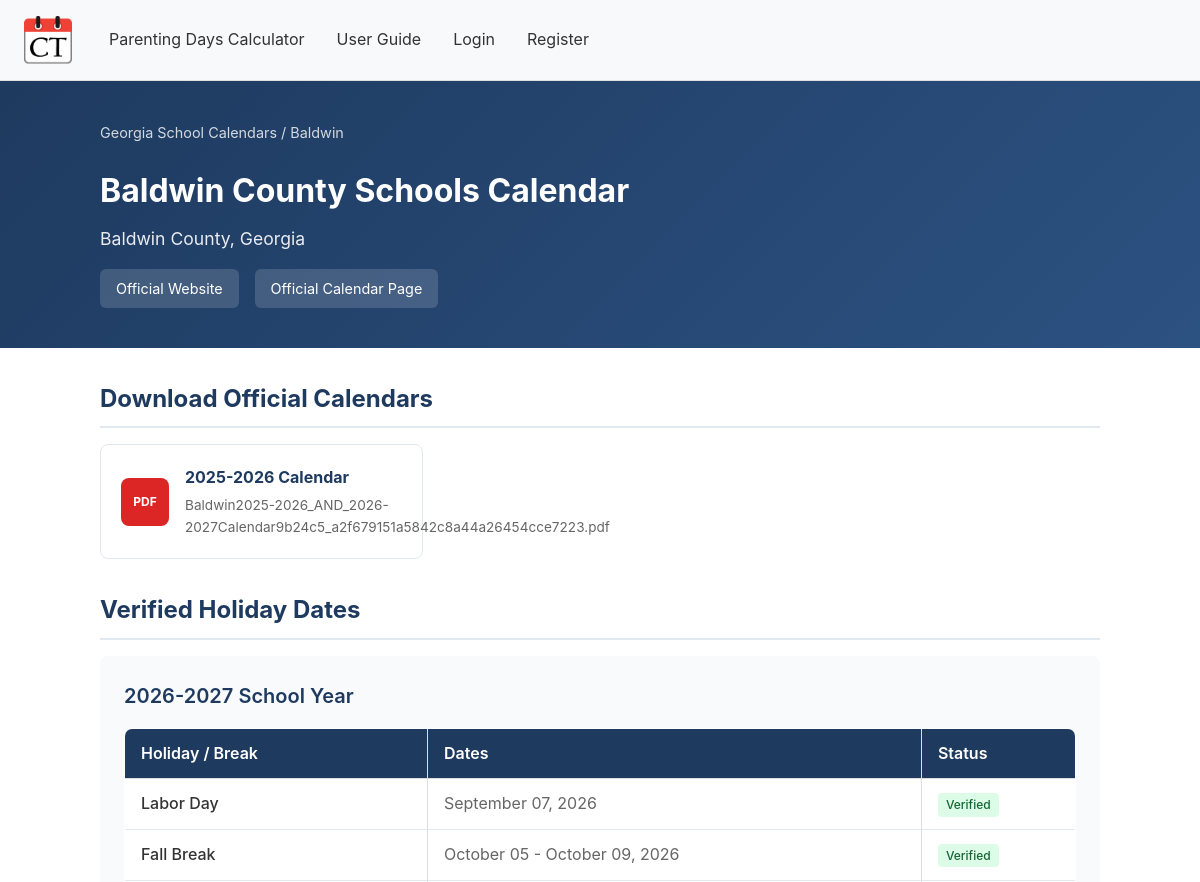
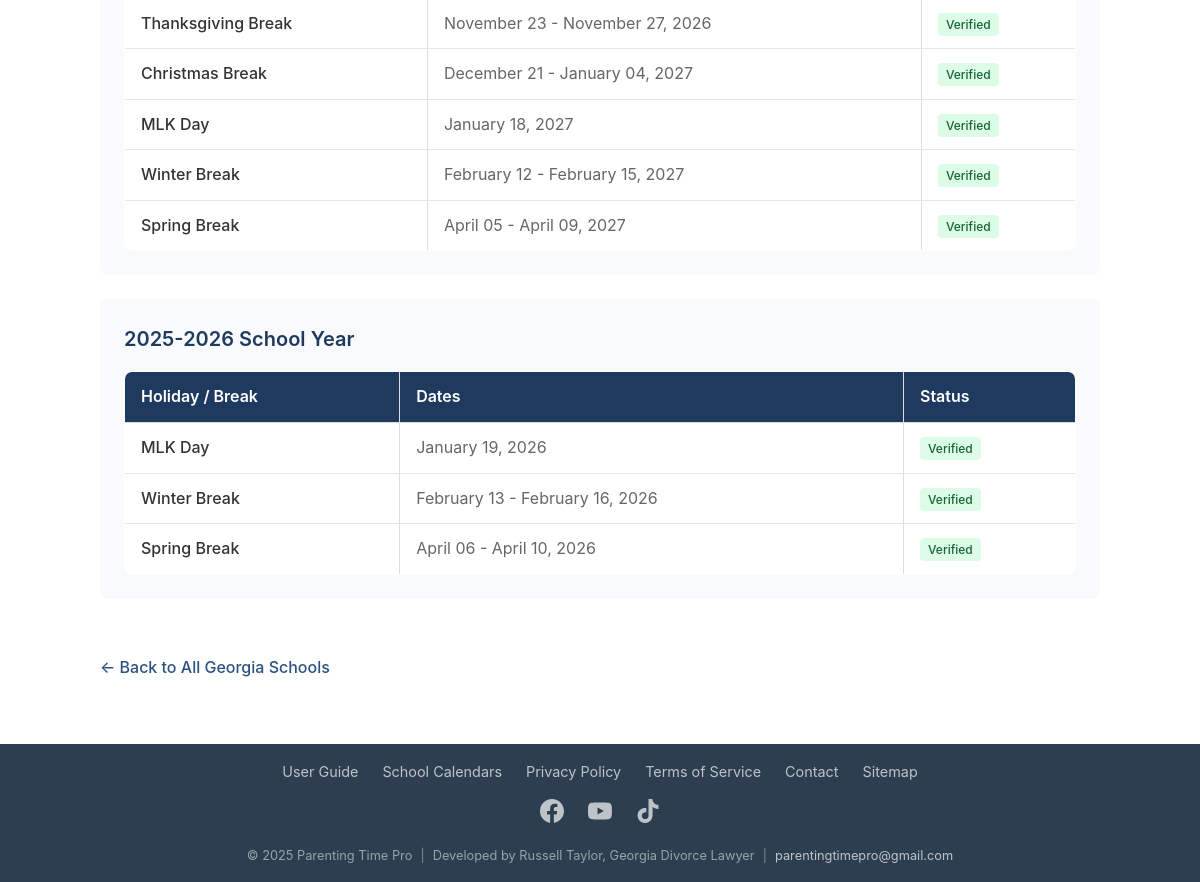
/georgia-school-calendars/baldwin, run on the app's committed database (2 pictures, top to bottom).
### models.py (models this page shows, shortened)
class SchoolEntity(db.Model):
    __tablename__ = 'school_entity'
    id = db.Column(db.Integer, primary_key=True)
    entity_type = db.Column(db.String(20), nullable=False, default='public_district')
    district_name = db.Column(db.String(255), nullable=False)
    normalized_name = db.Column(db.String(255), nullable=False, index=True)
    county = db.Column(db.String(100), nullable=True, index=True)
    nces_id = db.Column(db.String(50), nullable=True)
    is_active = db.Column(db.Boolean, default=True)
    website = db.Column(db.String(500), nullable=True)
    official_website = db.Column(db.String(500), nullable=True)  # Main school district website
    calendar_page_url = db.Column(db.String(500), nullable=True)  # Direct link to calendar page
    slug = db.Column(db.String(100), nullable=True, unique=True, index=True)  # URL-friendly name
    created_at = db.Column(db.DateTime, default=datetime.utcnow)
    updated_at = db.Column(db.DateTime, default=datetime.utcnow, onupdate=datetime.utcnow)
    __table_args__ = (
        db.UniqueConstraint('entity_type', 'normalized_name', 'county', name='uix_entity_type_name_county'),
        db.Index('ix_entity_county_name', 'county', 'normalized_name'),
    )

class CalendarFile(db.Model):
    __tablename__ = 'calendar_file'
    id = db.Column(db.Integer, primary_key=True)
    school_entity_id = db.Column(db.Integer, db.ForeignKey('school_entity.id'), nullable=False)
    school_year = db.Column(db.String(20), nullable=False)  # "2025-2026"
    filename = db.Column(db.String(255), nullable=False)  # Original filename
    file_path = db.Column(db.String(500), nullable=False)  # Relative path in Official_Calendars
    file_type = db.Column(db.String(10), default='pdf')  # pdf, png, jpeg
    file_size = db.Column(db.Integer, nullable=True)  # Size in bytes
    created_at = db.Column(db.DateTime, default=datetime.utcnow)
    school_entity = db.relationship('SchoolEntity', backref=db.backref('calendar_files', lazy='dynamic'))
    __table_args__ = (
        db.Index('ix_file_entity_year', 'school_entity_id', 'school_year'),
    )

class VerifiedHoliday(db.Model):
    __tablename__ = 'verified_holiday'
    id = db.Column(db.Integer, primary_key=True)
    school_entity_id = db.Column(db.Integer, db.ForeignKey('school_entity.id'), nullable=False)
    school_year = db.Column(db.String(20), nullable=False)  # "2025-2026"
    name = db.Column(db.String(100), nullable=False)  # "Labor Day", "Spring Break"
    start_date = db.Column(db.Date, nullable=False)
    end_date = db.Column(db.Date, nullable=False)
    is_verified = db.Column(db.Boolean, default=True)  # True for human-verified, False for AI-detected
    source = db.Column(db.String(20), default='manual')  # 'manual', 'ai_detected', 'imported'
    confidence = db.Column(db.Float, nullable=True)  # AI confidence score (0.0-1.0)
    created_at = db.Column(db.DateTime, default=datetime.utcnow)
    updated_at = db.Column(db.DateTime, default=datetime.utcnow, onupdate=datetime.utcnow)
    school_entity = db.relationship('SchoolEntity', backref=db.backref('holidays', lazy='dynamic'))
    __table_args__ = (
        db.Index('ix_holiday_entity_year', 'school_entity_id', 'school_year'),
    )

### main.py (the view)
@main.route('/georgia-school-calendars/<slug>')
def school_calendar_detail(slug):
    entity = SchoolEntity.query.filter_by(slug=slug, is_active=True).first_or_404()
    holidays_by_year = {}
    holidays = VerifiedHoliday.query.filter_by(school_entity_id=entity.id).order_by(
        VerifiedHoliday.school_year.desc(),
        VerifiedHoliday.start_date
    ).all()
    for holiday in holidays:
        if holiday.school_year not in holidays_by_year:
            holidays_by_year[holiday.school_year] = []
        holidays_by_year[holiday.school_year].append(holiday)
    calendar_files = CalendarFile.query.filter_by(school_entity_id=entity.id).order_by(
        CalendarFile.school_year.desc()
    ).all()
    available_years = sorted(holidays_by_year.keys(), reverse=True)
    return render_template('school_calendar_detail.html',
        entity=entity,
        holidays_by_year=holidays_by_year,
        calendar_files=calendar_files,
        available_years=available_years
    )

### templates/school_calendar_detail.html (shortened to what this page needs)
{% extends "base.html" %}
{% block content %}
<div class="school-hero">
    <div class="school-hero-content">
        <div class="breadcrumb">
            <a href="{{ url_for('main.school_calendars_index') }}">Georgia School Calendars</a> / {{ entity.county or 'Georgia' }}
        </div>
        <h1>{{ entity.district_name }} Calendar</h1>
        {% if entity.county %}
        <div class="school-county">{{ entity.county }} County, Georgia</div>
        {% endif %}
        <div class="official-links">
            {% if entity.official_website %}
            <a href="{{ entity.official_website }}" target="_blank" rel="noopener" class="official-link">
                Official Website
            </a>
            {% endif %}
            {% if entity.calendar_page_url %}
            <a href="{{ entity.calendar_page_url }}" target="_blank" rel="noopener" class="official-link">
                Official Calendar Page
            </a>
            {% endif %}
        </div>
    </div>
</div>
<div class="content-container">
    {% if calendar_files %}
    <h2 class="section-title">Download Official Calendars</h2>
    <div class="downloads-grid">
        {% for file in calendar_files %}
        <a href="{{ url_for('main.download_calendar', file_id=file.id) }}" class="download-card">
            <div class="download-icon {% if file.file_type != 'pdf' %}image{% endif %}">
                {{ file.file_type|upper }}
            </div>
            <div class="download-info">
                <h3>{{ file.school_year }} Calendar</h3>
                <p>{{ file.filename }}</p>
            </div>
        </a>
        {% endfor %}
    </div>
    {% endif %}
    <h2 class="section-title">Verified Holiday Dates</h2>
    {% if holidays_by_year %}
        {% for year, holidays in holidays_by_year.items() %}
        <div class="year-section">
            <div class="year-header">{{ year }} School Year</div>
            <table class="holidays-table">
                <thead>
                    <tr>
                        <th>Holiday / Break</th>
                        <th>Dates</th>
                        <th>Status</th>
                    </tr>
                </thead>
                <tbody>
                    {% for holiday in holidays %}
                    <tr>
                        <td class="holiday-name">{{ holiday.name }}</td>
                        <td class="holiday-dates">
                            {% if holiday.start_date == holiday.end_date %}
                                {{ holiday.start_date.strftime('%B %d, %Y') }}
                            {% else %}
                                {{ holiday.start_date.strftime('%B %d') }} - {{ holiday.end_date.strftime('%B %d, %Y') }}
                            {% endif %}
                        </td>
                        <td>
                            <span class="verified-badge">Verified</span>
                        </td>
                    </tr>
                    {% endfor %}
                </tbody>
            </table>
        </div>
        {% endfor %}
    {% else %}
        <div class="no-data">
            No verified holiday dates available yet. Check back soon or download the official calendar PDF above.
        </div>
    {% endif %}
    <a href="{{ url_for('main.school_calendars_index') }}" class="back-link">
        &larr; Back to All Georgia Schools
    </a>
</div>
{% endblock %}

### templates/base.html (shortened to what this page needs)
<!DOCTYPE html>
<html lang="en">
<head>
    <link rel="stylesheet" href="{{ url_for('static', filename='css/styles.css') }}">
</head>
<body>
    <nav>
        <div class="nav-container">
            <div class="nav-left">
                <ul>
                    <li><a href="{{ url_for('main.home') }}"><img src="{{ url_for('static', filename='images/calendar-tool-icon.png') }}" alt="Home" class="nav-icon" /></a></li>
                    {% if current_user.is_authenticated %}
                        <li><a href="{{ url_for('main.ai_calendar') }}">Parenting Days Calculator</a></li>
                        <li><a href="{{ url_for('main.saves') }}">Saves</a></li>
                        <li><a href="{{ url_for('main.user_guide') }}">User Guide</a></li>
                        <li><a href="{{ url_for('main.feedback') }}">Feedback</a></li>
                        {% if current_user.subscription_type == 'free' %}
                        <li><a href="{{ url_for('main.subscription') }}" style="background: linear-gradient(135deg, #22c55e 0%, #16a34a 100%); color: white; padding: 0.5rem 1rem; border-radius: 6px; font-weight: 600;">Subscribe</a></li>
                        {% endif %}
                    {% else %}
                        <li><a href="{{ url_for('main.ai_calendar') }}">Parenting Days Calculator</a></li>
                        <li><a href="{{ url_for('main.user_guide') }}">User Guide</a></li>
                        <li><a href="{{ url_for('auth.login') }}">Login</a></li>
                        <li><a href="{{ url_for('auth.register') }}">Register</a></li>
                    {% endif %}
                </ul>
            </div>
        </div>
    </nav>
    <main>
        {% block content %}{% endblock %}
    </main>
    <footer>
        <div class="footer-compact">
            <div class="footer-links">
                <a href="{{ url_for('main.user_guide') }}">User Guide</a>
                <a href="{{ url_for('main.school_calendars_index') }}">School Calendars</a>
                <a href="{{ url_for('main.privacy_policy') }}">Privacy Policy</a>
                <a href="{{ url_for('main.terms_of_service') }}">Terms of Service</a>
                <a href="{{ url_for('main.contact') }}">Contact</a>
                <a href="{{ url_for('main.sitemap') }}">Sitemap</a>
            </div>
            <div style="display: flex; justify-content: center; gap: 1.5rem; margin: 0.75rem 0;">
                <a href="https://www.facebook.com/people/Georgia-Parenting-Time-Calculator/61586837874958/" target="_blank" rel="noopener" style="color: #bdc3c7; font-size: 1.5rem; transition: color 0.2s;" title="Facebook">
                </a>
                <a href="https://www.youtube.com/@ParentingTimePro" target="_blank" rel="noopener" style="color: #bdc3c7; font-size: 1.5rem; transition: color 0.2s;" title="YouTube">
                </a>
                <a href="https://www.tiktok.com/@parentingtime_calculator" target="_blank" rel="noopener" style="color: #bdc3c7; font-size: 1.5rem; transition: color 0.2s;" title="TikTok">
                </a>
            </div>
            <div class="footer-info">
                <span>&copy; 2025 Parenting Time Pro</span>
                <span class="footer-divider">|</span>
                <span>Developed by Russell Taylor, Georgia Divorce Lawyer</span>
                <span class="footer-divider">|</span>
                <a href="mailto:parentingtimepro@gmail.com">parentingtimepro@gmail.com</a>
            </div>
        </div>
    </footer>
</body>
</html>

### static/css/styles.css (style rules this page uses)
body { margin: 0; padding: 0; font-family: -apple-system, BlinkMacSystemFont, 'Segoe UI', Roboto, Oxygen, Ubuntu, Cantarell, sans-serif; background-color: #ffffff; color: #333; line-height: 1.6; }
main { overflow-x: hidden; }
nav { background-color: #f8f9fa; color: #333; padding: 1rem; border-bottom: 1px solid #e0e0e0; }
nav ul { list-style-type: none; padding: 0; margin: 0; display: flex; flex-wrap: wrap; align-items: center; gap: 0.5rem; }
nav ul li { display: inline; margin-right: 0.5rem; }
nav ul li a { color: #333; text-decoration: none; padding: 0.5rem; border-radius: 4px; transition: background-color 0.2s; }
table { width: 100%; border-collapse: collapse; }
table, th, td { border: 1px solid #ddd; }
th, td { text-align: left; }
th { background-color: #f4f4f4; }

### templates/base.html (style rules this page uses)
.nav-icon { height: 48px; width: 48px; vertical-align: middle; margin-right: 5px; transition: all 0.3s ease; }
@media screen and (min-width: 769px) { .nav-icon { height: 48px; width: 48px; } }
.nav-container { display: flex; justify-content: space-between; align-items: center; width: 100%; max-width: 1200px; margin: 0 auto; }
.nav-left { display: flex; align-items: center; gap: 0.5rem; }
.nav-left ul { display: flex; list-style: none; margin: 0; padding: 0; gap: 0.5rem; align-items: center; }
footer { background-color: #2c3e50; color: #ecf0f1; padding: 1rem; margin-top: 2rem; }
.footer-compact { max-width: 1200px; margin: 0 auto; text-align: center; }
.footer-links { display: flex; justify-content: center; flex-wrap: wrap; gap: 1rem 1.5rem; margin-bottom: 0.75rem; }
.footer-links a { color: #bdc3c7; text-decoration: none; font-size: 0.9rem; transition: color 0.2s; }
.footer-info { font-size: 0.8rem; color: #95a5a6; display: flex; justify-content: center; flex-wrap: wrap; gap: 0.25rem 0.5rem; align-items: center; }
.footer-info a { color: #bdc3c7; text-decoration: none; }
.footer-divider { color: #7f8c8d; }

### data on the page
SchoolEntity: county "Baldwin", district_name "Baldwin County Schools"
CalendarFile: file_type "PDF", school_year "2025-2026", filename "Baldwin2025-2026_AND_2026-2027Calendar9b24c5_a2f679151a5842c8a44a26454cce7223.pdf"
VerifiedHoliday: school_year "2026-2027", name "Labor Day", start_date "September 07, 2026"
VerifiedHoliday: name "Fall Break", start_date "October 05", end_date "October 09, 2026"
VerifiedHoliday: name "Thanksgiving Break", start_date "November 23", end_date "November 27, 2026"
VerifiedHoliday: name "Christmas Break", start_date "December 21", end_date "January 04, 2027"
VerifiedHoliday: name "MLK Day", start_date "January 18, 2027"
VerifiedHoliday: name "Winter Break", start_date "February 12", end_date "February 15, 2027"
VerifiedHoliday: name "Spring Break", start_date "April 05", end_date "April 09, 2027"
VerifiedHoliday: school_year "2025-2026", name "MLK Day", start_date "January 19, 2026"
VerifiedHoliday: name "Winter Break", start_date "February 13", end_date "February 16, 2026"
VerifiedHoliday: name "Spring Break", start_date "April 06", end_date "April 10, 2026"
